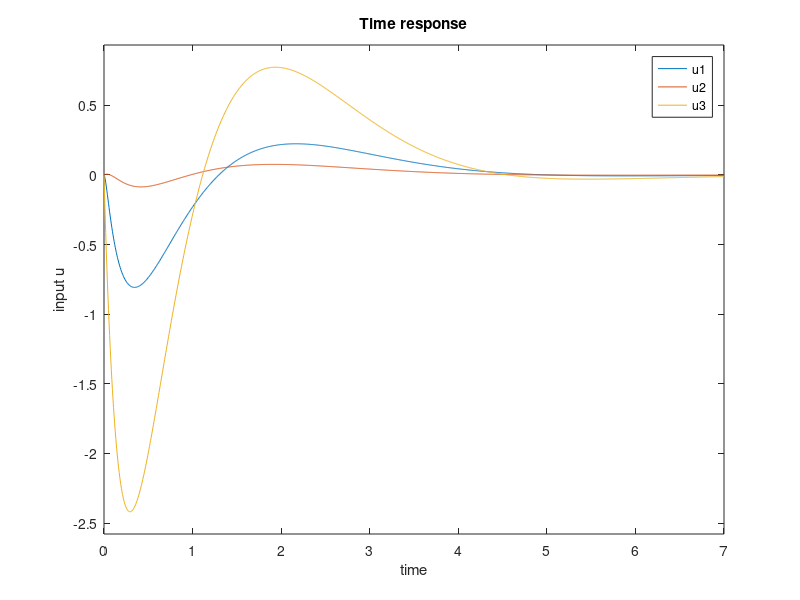

MATLAB code to generate this figure:
% Generalised plant with reference input inclusive
clc
clear
% Aircraft model
A = [0 0 1.132 0 -1;
    0 -0.0538 -0.1712 0 0.0705;
    0 0 0 1 0;
    0 0.0485 0 -0.8556 -1.013;
    0 -0.2909 0 1.0532 -0.6859];
B = [0 0 0;
    -0.12 1 0;
    0 0 0;
    4.419 0 -1.665;
    1.575 0 -0.0732];
C = [1 0 0 0 0;0 1 0 0 0;0 0 1 0 0];
D = zeros(3,3);
G = ss(A,B,C,D);

%matrix dimension
[n1,n2] = size(A);
[n3,m] = size(B);
[p,n] = size(C); % to note n1=n2=n3=n

Q = eye(n);
R = 0.01*eye(m);
Qe = eye(n);
Re = 0.001*eye(p);

%Generalised Plant_State space model with r inc
Ap = A;

B1 = [zeros(n,p) sqrtm(Qe) zeros(n,p)];
B2 = B;
Bp = [B1 B2];

C1 = [sqrtm(Q);zeros(m,n)];
C2 = -C;
Cp = [C1;C2];

D11 = zeros(n+m,p+n+p);
D12 = [zeros(n,m);sqrtm(R)];
D21 = [eye(p) zeros(p,n) -sqrtm(Re)];
D22 = zeros(p,m);
Dp = [D11 D12;D21 D22];

Gp = ss(Ap,Bp,Cp,Dp)

%LQG controller
nmeas = 3; %no of measured otputs
ncont = 3; %no of ctrl inputs
K = h2syn(Gp,nmeas,ncont)
[Ak,Bk,Ck,Dk] = ssdata(K);
for i = 1:1:3;
K_tf = tf(ss(Ak,Bk,Ck,Dk,i))
end

% senstivity
S = inv(eye(3)+G*K);
% controller senstivity
SK = K*S;
figure
step(SK(1,1),SK(2,1),SK(3,1)) 
grid
ylabel('input u');xlabel('time');
title('Time response');
legend('u1','u2','u3');